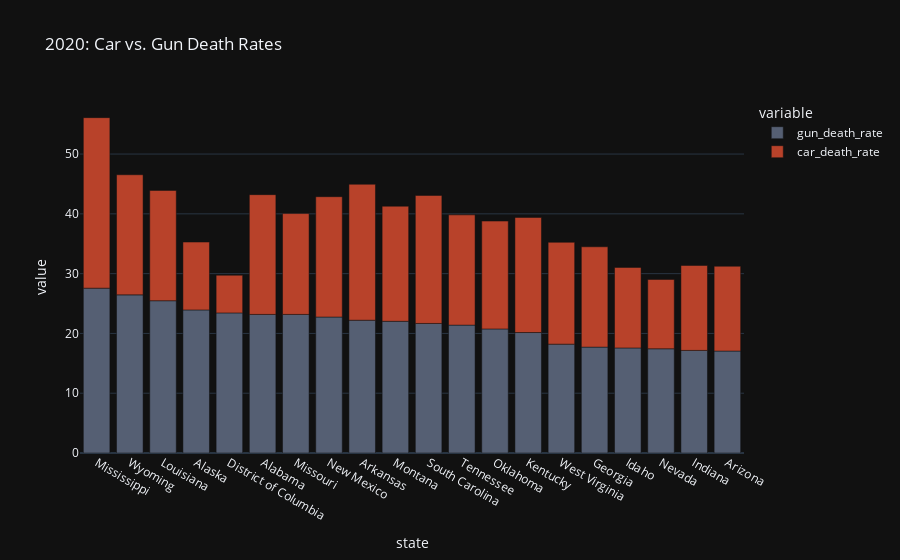

Notebook code for this chart:
### Code cell
px.bar(gun_v_car_df.query("y == 2020").sort_values("gun_death_rate", ascending=False).head(20),
       x="state", y=["gun_death_rate", "car_death_rate"],
       color_discrete_map=COLOR_MAP_TYPE,
       title="2020: Car vs. Gun Death Rates")

### Figure 1 — Plotly figure (JSON) as saved in the notebook; plotly's stock layout.template omitted (floating-point values rounded to 4 significant figures)
{"data": [{"alignmentgroup": "True", "hovertemplate": "variable=gun_death_rate<br>state=%{x}<br>value=%{y}<extra></extra>", "legendgroup": "gun_death_rate", "marker": {"color": "#555f73", "pattern": {"shape": ""}}, "name": "gun_death_rate", "offsetgroup": "gun_death_rate", "orientation": "v", "showlegend": true, "textposition": "auto", "x": ["Mississippi", "Wyoming", "Louisiana", "Alaska", "District of Columbia", "Alabama", "Missouri", "New Mexico", "Arkansas", "Montana", "South Carolina", "Tennessee", "Oklahoma", "Kentucky", "West Virginia", "Georgia", "Idaho", "Nevada", "Indiana", "Arizona"], "xaxis": "x", "y": [27.57, 26.45, 25.47, 23.93, 23.43, 23.18, 23.18, 22.74, 22.21, 22.03, 21.67, 21.39, 20.75, 20.15, 18.21, 17.71, 17.57, 17.43, 17.16, 17.05], "yaxis": "y", "type": "bar"}, {"alignmentgroup": "True", "hovertemplate": "variable=car_death_rate<br>state=%{x}<br>value=%{y}<extra></extra>", "legendgroup": "car_death_rate", "marker": {"color": "#b8422a", "pattern": {"shape": ""}}, "name": "car_death_rate", "offsetgroup": "car_death_rate", "orientation": "v", "showlegend": true, "textposition": "auto", "x": ["Mississippi", "Wyoming", "Louisiana", "Alaska", "District of Columbia", "Alabama", "Missouri", "New Mexico", "Arkansas", "Montana", "South Carolina", "Tennessee", "Oklahoma", "Kentucky", "West Virginia", "Georgia", "Idaho", "Nevada", "Indiana", "Arizona"], "xaxis": "x", "y": [28.52, 20.09, 18.45, 11.35, 6.31, 20.03, 16.87, 20.13, 22.74, 19.25, 21.41, 18.44, 18.04, 19.25, 17.03, 16.78, 13.47, 11.6, 14.21, 14.19], "yaxis": "y", "type": "bar"}], "layout": {"xaxis": {"anchor": "y", "domain": [0.0, 1.0], "title": {"text": "state"}}, "yaxis": {"anchor": "x", "domain": [0.0, 1.0], "title": {"text": "value"}}, "legend": {"title": {"text": "variable"}, "tracegroupgap": 0}, "title": {"text": "2020: Car vs. Gun Death Rates"}, "barmode": "relative"}}
